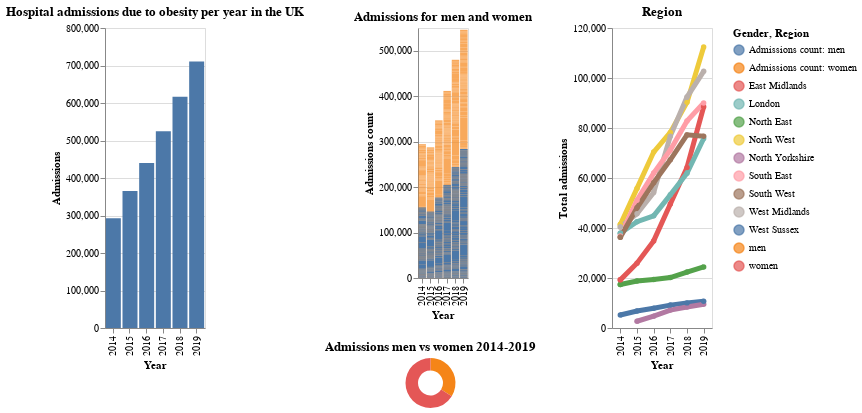

The notebook cell this image was saved under:
### Code cell
# Create dropdown for Major region
major_region_dropdown = alt.binding_select(options=melted_df['Major region'].unique().tolist(), name="Major region: ")
major_region_selection = alt.selection_point(fields=['Major region'], bind=major_region_dropdown) #, value={"Major region": "Major region"}

# Create dropdown for variable
variable_dropdown = alt.binding_select(options=melted_df['variable'].unique().tolist(), name="Category: ")
variable_selection = alt.selection_point(fields=['variable'], bind=variable_dropdown) #, value={"variable": "Total admissions"} Removed because broke code


single = alt.selection_single(on='mouseover', nearest=True)
color_encoding = alt.condition(single,alt.value('red'),  
# When selected, set color to red
                alt.value('lightgray'))

# Sort the data
sorted_data = melted_df.sort_values(by='Year')

# Main chart
main_chart = alt.Chart(sorted_data).mark_line(point=True).encode(
    x='Year:O',
    y='mean(quantity):Q',
    
    color=color_encoding,


    tooltip=["Major region", "Region", "mean(quantity):Q"]
).add_selection(
    major_region_selection
).transform_filter(
    major_region_selection
).add_selection(
    variable_selection
).transform_filter(
    variable_selection
).properties(
    width=450, 
    height=600,
    title="Region"
)

region_chart = alt.Chart(sorted_data).mark_bar().encode(
    y='Region:N',
    color=alt.Color('Region:N', legend=None),  # Set legend to None
    tooltip=alt.Tooltip(["Major region", "Region"])  # Corrected tooltip placement
).add_selection(
    major_region_selection
).transform_filter(
    major_region_selection
).add_selection(
    variable_selection
).transform_filter(
    variable_selection
).properties(
    selection=alt.selection_multi(fields=['Region']),
    width=30,  
    height=600,
    title="Region"
).interactive()
horizontal_chart = (df_england_plot | (overlay_chart & percentage_men_women) | regional)
horizontal_chart

### Figure 1 — Vega-Lite specification as saved in the notebook (floating-point values rounded to 4 significant figures; data arrays with more than 128 entries replaced by an {"elided": "..."} marker saying what was removed)
{"config": {"view": {"continuousWidth": 300, "continuousHeight": 300}}, "hconcat": [{"data": {"name": "data-5901024b95ab323b5ff9f8e1e6989df2"}, "mark": {"type": "bar"}, "encoding": {"tooltip": {"field": "admissions_total", "format": ",", "type": "quantitative"}, "x": {"field": "year", "title": "Year", "type": "ordinal"}, "y": {"field": "admissions_total", "title": "Admissions", "type": "quantitative"}}, "title": "Hospital admissions due to obesity per year in the UK", "width": 100}, {"vconcat": [{"layer": [{"data": {"name": "data-e54db39608689271a9ca1245dc19b2ac"}, "mark": {"type": "bar", "opacity": 0.7}, "encoding": {"color": {"field": "variable", "title": "Gender", "type": "nominal"}, "x": {"field": "Year", "title": "Year", "type": "ordinal"}, "y": {"field": "value", "stack": true, "title": "Admissions count", "type": "quantitative"}}, "title": "Admissions for men and women"}, {"data": {"name": "data-f40a0d70ad404758234ac2e759175645"}, "mark": {"type": "bar", "opacity": 1}, "encoding": {"color": {"field": "variable", "title": "Gender", "type": "nominal"}, "x": {"field": "Year", "title": "Year", "type": "ordinal"}, "y": {"field": "value", "stack": true, "title": "Admissions count", "type": "quantitative"}}, "title": "Admissions by region"}], "height": 250, "width": 50}, {"data": {"name": "data-dc108b24079b500c7aba32cc0dfefa40"}, "mark": {"type": "arc", "innerRadius": 25}, "encoding": {"color": {"field": "Gender", "type": "nominal"}, "theta": {"field": "Value", "type": "quantitative"}, "tooltip": [{"field": "Gender", "title": "Gender", "type": "nominal"}, {"field": "%", "format": ".1%", "title": "%", "type": "quantitative"}]}, "height": 30, "title": {"text": "Admissions men vs women 2014-2019"}, "width": 25}]}, {"data": {"name": "data-f8c4c19de6466fe452cf100206e9f062"}, "mark": {"type": "line", "point": true, "size": 5}, "encoding": {"color": {"field": "region", "title": "Region", "type": "nominal"}, "tooltip": [{"field": "region", "title": "Region", "type": "nominal"}, {"field": "admissions_total", "format": ",", "title": "Admissions", "type": "quantitative"}], "x": {"field": "year", "title": "Year", "type": "ordinal"}, "y": {"field": "admissions_total", "title": "Total admissions", "type": "quantitative"}}, "title": "Region", "width": 100}], "$schema": "https://vega.github.io/schema/vega-lite/v5.14.1.json", "datasets": {"data-5901024b95ab323b5ff9f8e1e6989df2": [{"region": "England", "admissions_total": 292404, "admissions_count_men": 99579, "admissions_count_women": 192795, "adm_per_100_000_all": 550.6, "adm_per_male": 381.0, "adm_per_female": 714.7, "year": 2014, "top_tier": true}, {"region": "England", "admissions_total": 365577, "admissions_count_men": 123423, "admissions_count_women": 242118, "adm_per_100_000_all": 678.7, "adm_per_male": 465.2, "adm_per_female": 885.8, "year": 2015, "top_tier": true}, {"region": "England", "admissions_total": 440288, "admissions_count_men": 149490, "admissions_count_women": 290747, "adm_per_100_000_all": 810.6, "adm_per_male": 558.4, "adm_per_female": 1056.0, "year": 2016, "top_tier": true}, {"region": "England", "admissions_total": 524725, "admissions_count_men": 175401, "admissions_count_women": 349279, "adm_per_100_000_all": 995.0, "adm_per_male": 710.0, "adm_per_female": 1281.0, "year": 2017, "top_tier": true}, {"region": "England", "admissions_total": 616961, "admissions_count_men": 208290, "admissions_count_women": 408630, "adm_per_100_000_all": 1159.0, "adm_per_male": 833.0, "adm_per_female": 1486.0, "year": 2018, "top_tier": true}, {"region": "England", "admissions_total": 710562, "admissions_count_men": 243565, "admissions_count_women": 466978, "adm_per_100_000_all": 1323.0, "adm_per_male": 963.1, "adm_per_female": 1685.0, "year": 2019, "top_tier": true}], "data-e54db39608689271a9ca1245dc19b2ac": {"elided": "915 records"}, "data-f40a0d70ad404758234ac2e759175645": {"elided": "915 records"}, "data-dc108b24079b500c7aba32cc0dfefa40": [{"Gender": "men", "Value": 1210584, "%": 33.84}, {"Gender": "women", "Value": 2366521, "%": 66.16}], "data-f8c4c19de6466fe452cf100206e9f062": [{"region": "North East", "admissions_total": 17409, "admissions_count_men": 6294, "admissions_count_women": 11115, "adm_per_100_000_all": 670.5, "adm_per_male": 495.7, "adm_per_female": 837.7, "year": 2014, "top_tier": true, "result": null}, {"region": "North East", "admissions_total": 17409, "admissions_count_men": 6294, "admissions_count_women": 11115, "adm_per_100_000_all": 670.5, "adm_per_male": 495.7, "adm_per_female": 837.7, "year": 2014, "top_tier": true, "result": null}, {"region": "North West", "admissions_total": 41358, "admissions_count_men": 13913, "admissions_count_women": 27441, "adm_per_100_000_all": 586.1, "adm_per_male": 401.2, "adm_per_female": 764.7, "year": 2014, "top_tier": true, "result": null}, {"region": "North West", "admissions_total": 41358, "admissions_count_men": 13913, "admissions_count_women": 27441, "adm_per_100_000_all": 586.1, "adm_per_male": 401.2, "adm_per_female": 764.7, "year": 2014, "top_tier": true, "result": null}, {"region": "East Midlands", "admissions_total": 19256, "admissions_count_men": 6058, "admissions_count_women": 13198, "adm_per_100_000_all": 424.4, "adm_per_male": 270.8, "adm_per_female": 573.7, "year": 2014, "top_tier": true, "result": null}, {"region": "East Midlands", "admissions_total": 19256, "admissions_count_men": 6058, "admissions_count_women": 13198, "adm_per_100_000_all": 424.4, "adm_per_male": 270.8, "adm_per_female": 573.7, "year": 2014, "top_tier": true, "result": null}, {"region": "West Midlands", "admissions_total": 40394, "admissions_count_men": 12268, "admissions_count_women": 28125, "adm_per_100_000_all": 720.2, "adm_per_male": 443.3, "adm_per_female": 989.8, "year": 2014, "top_tier": true, "result": null}, {"region": "West Midlands", "admissions_total": 40394, "admissions_count_men": 12268, "admissions_count_women": 28125, "adm_per_100_000_all": 720.2, "adm_per_male": 443.3, "adm_per_female": 989.8, "year": 2014, "top_tier": true, "result": null}, {"region": "London", "admissions_total": 37892, "admissions_count_men": 13281, "admissions_count_women": 24606, "adm_per_100_000_all": 461.8, "adm_per_male": 327.6, "adm_per_female": 592.9, "year": 2014, "top_tier": true, "result": null}, {"region": "London", "admissions_total": 37892, "admissions_count_men": 13281, "admissions_count_women": 24606, "adm_per_100_000_all": 461.8, "adm_per_male": 327.6, "adm_per_female": 592.9, "year": 2014, "top_tier": true, "result": null}, {"region": "South East", "admissions_total": 36779, "admissions_count_men": 13280, "admissions_count_women": 23482, "adm_per_100_000_all": 425.1, "adm_per_male": 312.4, "adm_per_female": 533.5, "year": 2014, "top_tier": true, "result": null}, {"region": "West Sussex", "admissions_total": 5183, "admissions_count_men": 1977, "admissions_count_women": 3206, "adm_per_100_000_all": 640.7, "adm_per_male": 504.7, "adm_per_female": 768.4, "year": 2014, "top_tier": true, "result": null}, {"region": "South West", "admissions_total": 36338, "admissions_count_men": 12260, "admissions_count_women": 24078, "adm_per_100_000_all": 685.5, "adm_per_male": 471.7, "adm_per_female": 891.3, "year": 2014, "top_tier": true, "result": null}, {"region": "South West", "admissions_total": 36338, "admissions_count_men": 12260, "admissions_count_women": 24078, "adm_per_100_000_all": 685.5, "adm_per_male": 471.7, "adm_per_female": 891.3, "year": 2014, "top_tier": true, "result": null}, {"region": "North East", "admissions_total": 18824, "admissions_count_men": 6340, "admissions_count_women": 12484, "adm_per_100_000_all": 721.1, "adm_per_male": 495.9, "adm_per_female": 937.2, "year": 2015, "top_tier": true, "result": null}, {"region": "North West", "admissions_total": 55848, "admissions_count_men": 19879, "admissions_count_women": 35963, "adm_per_100_000_all": 786.2, "adm_per_male": 568.8, "adm_per_female": 996.7, "year": 2015, "top_tier": true, "result": null}, {"region": "North Yorkshire", "admissions_total": 2703, "admissions_count_men": 1056, "admissions_count_women": 1647, "adm_per_100_000_all": 448.4, "adm_per_male": 355.2, "adm_per_female": 539.3, "year": 2015, "top_tier": true, "result": null}, {"region": "East Midlands", "admissions_total": 25932, "admissions_count_men": 7899, "admissions_count_women": 18032, "adm_per_100_000_all": 563.9, "adm_per_male": 348.3, "adm_per_female": 773.7, "year": 2015, "top_tier": true, "result": null}, {"region": "West Midlands", "admissions_total": 45682, "admissions_count_men": 14083, "admissions_count_women": 31598, "adm_per_100_000_all": 805.0, "adm_per_male": 502.3, "adm_per_female": 1101.0, "year": 2015, "top_tier": true, "result": null}, {"region": "London", "admissions_total": 42511, "admissions_count_men": 14249, "admissions_count_women": 28250, "adm_per_100_000_all": 505.1, "adm_per_male": 342.1, "adm_per_female": 664.5, "year": 2015, "top_tier": true, "result": null}, {"region": "South East", "admissions_total": 51102, "admissions_count_men": 18228, "admissions_count_women": 32865, "adm_per_100_000_all": 581.2, "adm_per_male": 421.6, "adm_per_female": 735.4, "year": 2015, "top_tier": true, "result": null}, {"region": "West Sussex", "admissions_total": 6794, "admissions_count_men": 2542, "admissions_count_women": 4251, "adm_per_100_000_all": 827.2, "adm_per_male": 638.4, "adm_per_female": 1005.0, "year": 2015, "top_tier": true, "result": null}, {"region": "South West", "admissions_total": 48098, "admissions_count_men": 16484, "admissions_count_women": 31614, "adm_per_100_000_all": 894.4, "adm_per_male": 624.3, "adm_per_female": 1155.0, "year": 2015, "top_tier": true, "result": null}, {"region": "North East", "admissions_total": 19414, "admissions_count_men": 6574, "admissions_count_women": 12840, "adm_per_100_000_all": 741.4, "adm_per_male": 512.3, "adm_per_female": 961.4, "year": 2016, "top_tier": true, "result": null}, {"region": "North West", "admissions_total": 70380, "admissions_count_men": 24718, "admissions_count_women": 45654, "adm_per_100_000_all": 986.7, "adm_per_male": 703.9, "adm_per_female": 1261.0, "year": 2016, "top_tier": true, "result": null}, {"region": "North Yorkshire", "admissions_total": 4749, "admissions_count_men": 1763, "admissions_count_women": 2985, "adm_per_100_000_all": 789.5, "adm_per_male": 595.5, "adm_per_female": 977.1, "year": 2016, "top_tier": true, "result": null}, {"region": "East Midlands", "admissions_total": 34839, "admissions_count_men": 11451, "admissions_count_women": 23381, "adm_per_100_000_all": 751.3, "adm_per_male": 500.5, "adm_per_female": 995.2, "year": 2016, "top_tier": true, "result": null}, {"region": "West Midlands", "admissions_total": 54212, "admissions_count_men": 16465, "admissions_count_women": 37744, "adm_per_100_000_all": 948.9, "adm_per_male": 583.0, "adm_per_female": 1306.0, "year": 2016, "top_tier": true, "result": null}, {"region": "London", "admissions_total": 44893, "admissions_count_men": 15370, "admissions_count_women": 29513, "adm_per_100_000_all": 525.8, "adm_per_male": 363.0, "adm_per_female": 685.6, "year": 2016, "top_tier": true, "result": null}, {"region": "South East", "admissions_total": 61957, "admissions_count_men": 22420, "admissions_count_women": 39532, "adm_per_100_000_all": 698.2, "adm_per_male": 513.7, "adm_per_female": 876.7, "year": 2016, "top_tier": true, "result": null}, {"region": "West Sussex", "admissions_total": 7897, "admissions_count_men": 2949, "admissions_count_women": 4945, "adm_per_100_000_all": 953.3, "adm_per_male": 734.4, "adm_per_female": 1159.0, "year": 2016, "top_tier": true, "result": null}, {"region": "South West", "admissions_total": 58128, "admissions_count_men": 20216, "admissions_count_women": 37907, "adm_per_100_000_all": 1072.0, "adm_per_male": 759.0, "adm_per_female": 1374.0, "year": 2016, "top_tier": true, "result": null}, {"region": "North East", "admissions_total": 20188, "admissions_count_men": 7039, "admissions_count_women": 13148, "adm_per_100_000_all": 781.0, "adm_per_male": 565.0, "adm_per_female": 991.0, "year": 2017, "top_tier": true, "result": null}, {"region": "North West", "admissions_total": 78248, "admissions_count_men": 26808, "admissions_count_women": 51435, "adm_per_100_000_all": 1126.0, "adm_per_male": 811.0, "adm_per_female": 1440.0, "year": 2017, "top_tier": true, "result": null}, {"region": "North Yorkshire", "admissions_total": 7166, "admissions_count_men": 2694, "admissions_count_women": 4471, "adm_per_100_000_all": 1173.0, "adm_per_male": 856.0, "adm_per_female": 1512.0, "year": 2017, "top_tier": true, "result": null}, {"region": "East Midlands", "admissions_total": 49582, "admissions_count_men": 15557, "admissions_count_women": 34022, "adm_per_100_000_all": 1086.0, "adm_per_male": 706.0, "adm_per_female": 1465.0, "year": 2017, "top_tier": true, "result": null}, {"region": "West Midlands", "admissions_total": 76743, "admissions_count_men": 22952, "admissions_count_women": 53784, "adm_per_100_000_all": 1386.0, "adm_per_male": 877.0, "adm_per_female": 1897.0, "year": 2017, "top_tier": true, "result": null}, {"region": "London", "admissions_total": 53267, "admissions_count_men": 17720, "admissions_count_women": 35533, "adm_per_100_000_all": 748.0, "adm_per_male": 571.0, "adm_per_female": 921.0, "year": 2017, "top_tier": true, "result": null}, {"region": "South East", "admissions_total": 71183, "admissions_count_men": 26019, "admissions_count_women": 45161, "adm_per_100_000_all": 826.0, "adm_per_male": 629.0, "adm_per_female": 1021.0, "year": 2017, "top_tier": true, "result": null}, {"region": "West Sussex", "admissions_total": 9158, "admissions_count_men": 3313, "admissions_count_women": 5845, "adm_per_100_000_all": 1101.0, "adm_per_male": 806.0, "adm_per_female": 1387.0, "year": 2017, "top_tier": true, "result": null}, {"region": "South West", "admissions_total": 67289, "admissions_count_men": 23786, "admissions_count_women": 43500, "adm_per_100_000_all": 1233.0, "adm_per_male": 887.0, "adm_per_female": 1583.0, "year": 2017, "top_tier": true, "result": null}, {"region": "North East", "admissions_total": 22376, "admissions_count_men": 7759, "admissions_count_women": 14616, "adm_per_100_000_all": 861.0, "adm_per_male": 619.0, "adm_per_female": 1097.0, "year": 2018, "top_tier": true, "result": null}, {"region": "North West", "admissions_total": 90253, "admissions_count_men": 32066, "admissions_count_women": 58185, "adm_per_100_000_all": 1290.0, "adm_per_male": 963.0, "adm_per_female": 1618.0, "year": 2018, "top_tier": true, "result": null}, {"region": "North Yorkshire", "admissions_total": 8408, "admissions_count_men": 3274, "admissions_count_women": 5134, "adm_per_100_000_all": 1359.0, "adm_per_male": 1025.0, "adm_per_female": 1721.0, "year": 2018, "top_tier": true, "result": null}, {"region": "East Midlands", "admissions_total": 64200, "admissions_count_men": 20849, "admissions_count_women": 43347, "adm_per_100_000_all": 1391.0, "adm_per_male": 938.0, "adm_per_female": 1846.0, "year": 2018, "top_tier": true, "result": null}, {"region": "West Midlands", "admissions_total": 92389, "admissions_count_men": 28426, "admissions_count_women": 63950, "adm_per_100_000_all": 1655.0, "adm_per_male": 1078.0, "adm_per_female": 2237.0, "year": 2018, "top_tier": true, "result": null}, {"region": "London", "admissions_total": 61904, "admissions_count_men": 20481, "admissions_count_women": 41417, "adm_per_100_000_all": 852.0, "adm_per_male": 651.0, "adm_per_female": 1050.0, "year": 2018, "top_tier": true, "result": null}, {"region": "South East", "admissions_total": 82787, "admissions_count_men": 30191, "admissions_count_women": 52590, "adm_per_100_000_all": 950.0, "adm_per_male": 721.0, "adm_per_female": 1178.0, "year": 2018, "top_tier": true, "result": null}, {"region": "West Sussex", "admissions_total": 10046, "admissions_count_men": 3664, "admissions_count_women": 6381, "adm_per_100_000_all": 1198.0, "adm_per_male": 882.0, "adm_per_female": 1506.0, "year": 2018, "top_tier": true, "result": null}, {"region": "South West", "admissions_total": 77250, "admissions_count_men": 25792, "admissions_count_women": 51458, "adm_per_100_000_all": 1405.0, "adm_per_male": 949.0, "adm_per_female": 1868.0, "year": 2018, "top_tier": true, "result": null}, {"region": "North East", "admissions_total": 24410, "admissions_count_men": 8645, "admissions_count_women": 15765, "adm_per_100_000_all": 932.0, "adm_per_male": 684.0, "adm_per_female": 1177.0, "year": 2019, "top_tier": true, "result": null}, {"region": "North West", "admissions_total": 112385, "admissions_count_men": 41370, "admissions_count_women": 71015, "adm_per_100_000_all": 1595.0, "adm_per_male": 1231.0, "adm_per_female": 1959.0, "year": 2019, "top_tier": true, "result": null}, {"region": "North Yorkshire", "admissions_total": 9475, "admissions_count_men": 3700, "admissions_count_women": 5770, "adm_per_100_000_all": 1492.0, "adm_per_male": 1146.0, "adm_per_female": 1870.0, "year": 2019, "top_tier": true, "result": null}, {"region": "East Midlands", "admissions_total": 88510, "admissions_count_men": 29640, "admissions_count_women": 58865, "adm_per_100_000_all": 1893.0, "adm_per_male": 1316.0, "adm_per_female": 2472.0, "year": 2019, "top_tier": true, "result": null}, {"region": "West Midlands", "admissions_total": 102675, "admissions_count_men": 32085, "admissions_count_women": 70590, "adm_per_100_000_all": 1817.0, "adm_per_male": 1202.0, "adm_per_female": 2440.0, "year": 2019, "top_tier": true, "result": null}, {"region": "London", "admissions_total": 75815, "admissions_count_men": 24150, "admissions_count_women": 51665, "adm_per_100_000_all": 1012.0, "adm_per_male": 757.0, "adm_per_female": 1266.0, "year": 2019, "top_tier": true, "result": null}, {"region": "South East", "admissions_total": 90040, "admissions_count_men": 33220, "admissions_count_women": 56820, "adm_per_100_000_all": 1023.0, "adm_per_male": 783.0, "adm_per_female": 1262.0, "year": 2019, "top_tier": true, "result": null}, {"region": "West Sussex", "admissions_total": 10670, "admissions_count_men": 3850, "admissions_count_women": 6815, "adm_per_100_000_all": 1257.0, "adm_per_male": 913.0, "adm_per_female": 1593.0, "year": 2019, "top_tier": true, "result": null}, {"region": "South West", "admissions_total": 76695, "admissions_count_men": 26485, "admissions_count_women": 50210, "adm_per_100_000_all": 1378.0, "adm_per_male": 961.0, "adm_per_female": 1804.0, "year": 2019, "top_tier": true, "result": null}]}}
